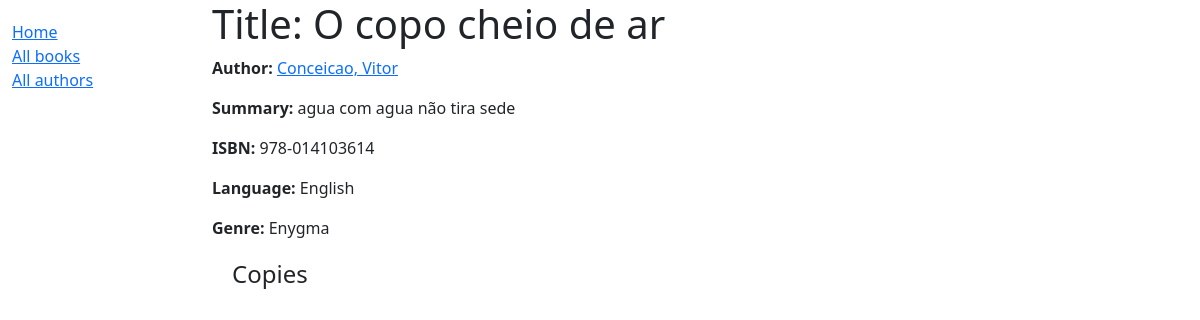
The page /catalog/book/2 on the database as committed earlier.
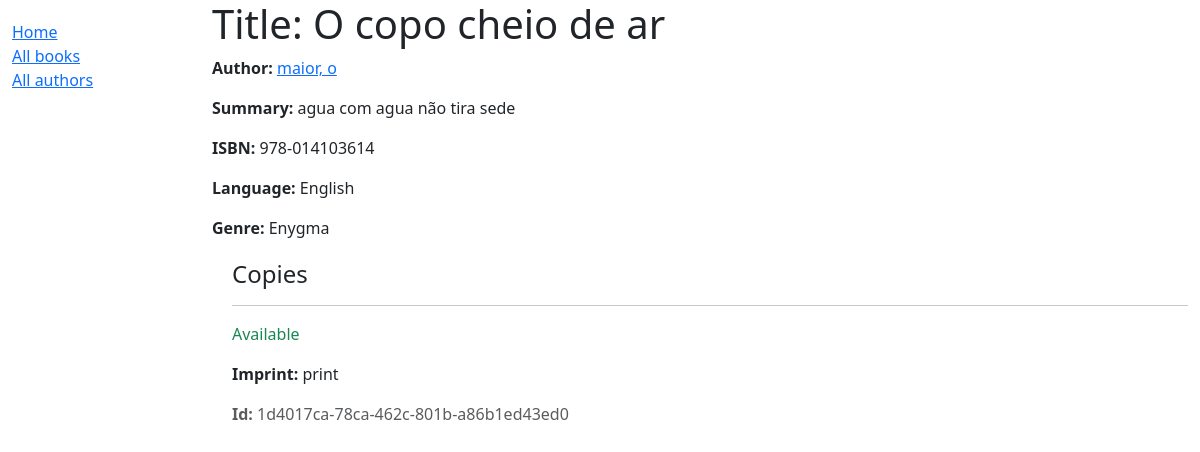
The same page on the database as committed later.
### catalog/models.py (models this page shows, shortened)
class Book(models.Model):
    title = models.CharField(max_length=200)
    author = models.ForeignKey('Author', on_delete=models.RESTRICT, null=True)
    summary = models.TextField(
        max_length=1000, help_text="Enter a brief description of the book")
    isbn = models.CharField('ISBN', max_length=13,
                            unique=True,
                            help_text='13 Character <a href="https://www.isbn-international.org/content/what-isbn'
                                      '">ISBN number</a>')
    genre = models.ManyToManyField(
        Genre, help_text="Select a genre for this book")
    language = models.ForeignKey(
        'Language', on_delete=models.SET_NULL, null=True)
    class Meta:
        ordering = ['title', 'author']
    def display_genre(self):
        """Creates a string for the Genre. This is required to display genre in Admin."""
        return ', '.join([genre.name for genre in self.genre.all()[:3]])
    display_genre.short_description = 'Genre'
    def display_genre(self):
        """Create a string for the Genre. This is required to display genre in Admin."""
        return ', '.join(genre.name for genre in self.genre.all()[:3])
    display_genre.short_description = 'Genre'

class Author(models.Model):
    first_name = models.CharField(max_length=100)
    last_name = models.CharField(max_length=100)
    date_of_birth = models.DateField(null=True, blank=True)
    date_of_death = models.DateField('died', null=True, blank=True)
    class Meta:
        ordering = ['last_name', 'first_name']
    def __str__(self):
        return f'{self.last_name}, {self.first_name}'

class Language(models.Model):
    name = models.CharField(max_length=200,
                            unique=True,
                            help_text="Enter the book's natural language (e.g. English, French, Japanese etc.)")
    def __str__(self):
        return self.name

class Genre(models.Model):
    name = models.CharField(
        max_length=200,
        unique=True,
        help_text="Enter a book genre (e.g. Science Fiction, French Poetry etc.)"
    )
    def __str__(self):
        return self.name

class BookInstance(models.Model):
    id = models.UUIDField(primary_key=True, default=uuid.uuid4,
                          help_text="Unique ID for this particular book across whole library")
    book = models.ForeignKey('Book', on_delete=models.RESTRICT, null=True)
    imprint = models.CharField(max_length=200)
    due_back = models.DateField(null=True, blank=True)
    borrower = models.ForeignKey(
        settings.AUTH_USER_MODEL, on_delete=models.SET_NULL, null=True, blank=True)
    LOAN_STATUS = (
        ('d', 'Maintenance'),
        ('o', 'On loan'),
        ('a', 'Available'),
        ('r', 'Reserved'),
    )
    status = models.CharField(
        max_length=1,
        choices=LOAN_STATUS,
        blank=True,
        default='d',
        help_text='Book availability')
    class Meta:
        ordering = ['due_back']
        permissions = (("can_mark_returned", "Set book as returned"),)

### catalog/views.py (the view)
# urls.py: path('book/<int:pk>', views.BookDetailView.as_view(), name='book-detail'),
class BookDetailView(generic.DetailView):
    model = Book

### catalog/templates/catalog/book_detail.html (shortened to what this page needs)
{% extends "base_generic.html" %}
{% block content %}
  <h1>Title: {{ book.title }}</h1>
  <p><strong>Author:</strong> <a href="">{{ book.author }}</a></p>
  <p><strong>Summary:</strong> {{ book.summary }}</p>
  <p><strong>ISBN:</strong> {{ book.isbn }}</p>
  <p><strong>Language:</strong> {{ book.language }}</p>
  <p><strong>Genre:</strong> {{ book.genre.all|join:", " }}</p>
  <div style="margin-left:20px;margin-top:20px">
    <h4>Copies</h4>
    {% for copy in book.bookinstance_set.all %}
      <hr />
      <p
        class="{% if copy.status == 'a' %}text-success{% elif copy.status == 'm' %}text-danger{% else %}text-warning{% endif %}">
        {{ copy.get_status_display }}
      </p>
      <p><strong>Imprint:</strong> {{ copy.imprint }}</p>
      <p class="text-muted"><strong>Id:</strong> {{ copy.id }}</p>
    {% endfor %}
  </div>
{% endblock %}

Rows that differ between the two databases and show on the page:
changed Book "agua com agua não tira sede": author "Conceicao, Vitor" → "maior, o"
now on this page (row edited): BookInstance: status "Available", imprint "print", id "1d4017ca-78ca-462c-801b-a86b1ed43ed0"
